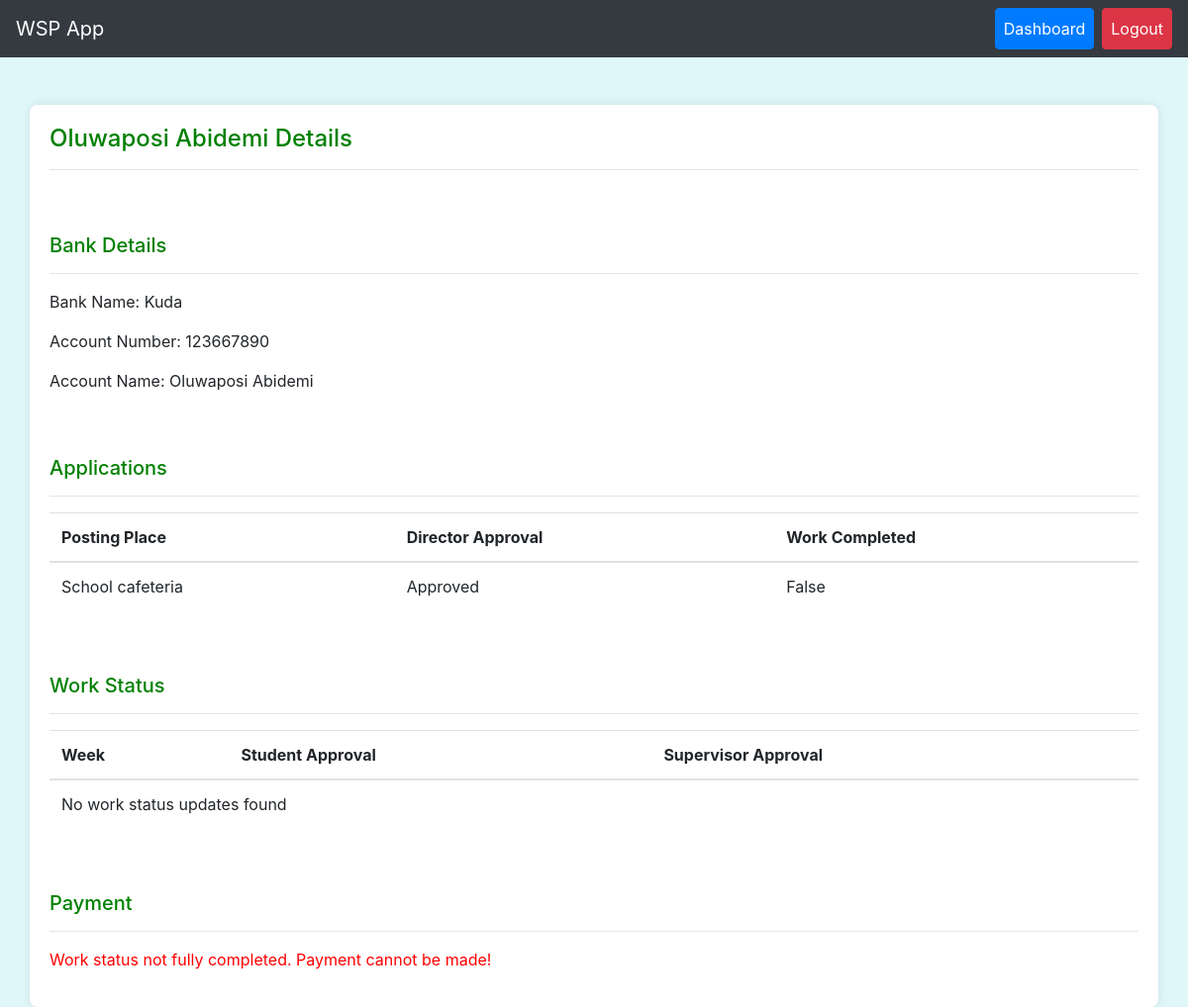
Page /student/3/ (signed in) on the earlier database version.
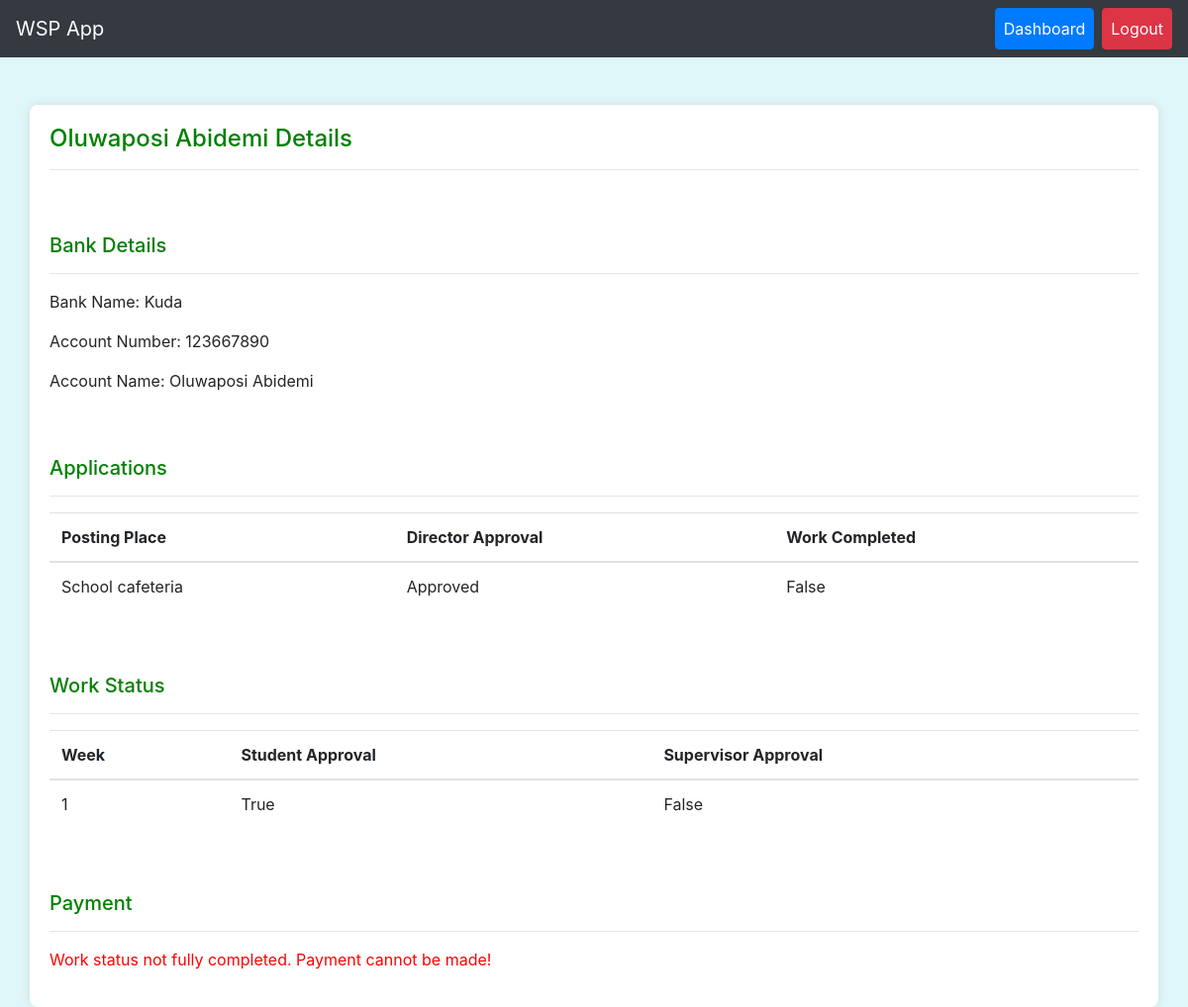
Same page on the later database version.
### workapp/models.py (models this page shows, shortened)
class User(AbstractUser):
    ROLE_CHOICES = (
        ('student', 'Student'),
        ('director', 'Director'),
        ('supervisor', 'Supervisor'),
    )
    role = models.CharField(max_length=10, choices=ROLE_CHOICES)
    matric_number = models.CharField(max_length=20, null=True, blank=True, unique=True)
    email = models.EmailField(null=True, blank=True)
    department = models.CharField(max_length=100, null=True, blank=True)
    faculty = models.CharField(max_length=100, null=True, blank=True, default='Science')
    specialization = models.CharField(max_length=100, null=True, blank=True)
    first_name = models.CharField(max_length=100)
    last_name = models.CharField(max_length=100)
    phone_number = models.CharField(max_length=12, null=True, blank=True, default='08012345678')
    contact_address = models.TextField(null=True, blank=True, default='Ogun State')
    date_of_birth = models.DateField(null=True, blank=True)
    GENDER_CHOICES = [
        ('M', 'Male'),
        ('F', 'Female')
    ]
    gender = models.CharField(max_length=1, choices=GENDER_CHOICES, null=True, blank=True)
    registration_date = models.DateField(default=date.today)

class BankDetails(models.Model):
    user = models.OneToOneField(User, on_delete=models.CASCADE)
    bank_name = models.CharField(max_length=100)
    account_number = models.CharField(max_length=20)
    account_name = models.CharField(max_length=100)
    def __str__(self):
        return f"Bank Details for {self.user.username}: {self.bank_name}, \
        {self.account_number}, {self.account_name}"

class StudentApplication(models.Model):
    student = models.ForeignKey(User, on_delete=models.CASCADE, related_name='applications', null=True)
    posting_place = models.ForeignKey(PostingPlace, on_delete=models.CASCADE)
    STATUS_CHOICES = [
        ('pending', 'Pending'),
        ('approved', 'Approved'),
        ('rejected', 'Rejected'),
    ]
    status = models.CharField(max_length=10, choices=STATUS_CHOICES, default='pending')
    director_approval = models.BooleanField(default=False)
    work_completed = models.BooleanField(default=False, null=True, blank=True)
    payment_status = models.BooleanField(default=False, null=True, blank=True)
    start_date = models.DateField(null=True, blank=True)
    end_date = models.DateField(null=True, blank=True)
    student_photo = models.ImageField(upload_to='student_photos/', default=default_student_photo, null=True, blank=True)
    hod_recommendation_signature = models.FileField(upload_to='hod_signatures/', default=default_hod_signature, null=True, blank=True)
    room_number = models.CharField(max_length=10, null=True, blank=True)
    cgpa = models.DecimalField(max_digits=4, decimal_places=2, null=True, blank=True)
    reason_for_desiring_to_work = models.TextField(null=True, blank=True)
    signature = models.FileField(upload_to='signatures/', default=default_signature, null=True, blank=True)
    area_of_interest = models.CharField(max_length=255, null=True, blank=True)
    date_signed = models.DateField(null=True, blank=True)

class PostingPlace(models.Model):
    name = models.CharField(max_length=100)
    location = models.CharField(max_length=100, null=True, blank=True)
    supervisor = models.ForeignKey(User, on_delete=models.CASCADE, related_name='supervised_places', null=True, blank=True)

class WorkStatus(models.Model):
    application = models.ForeignKey(StudentApplication, on_delete=models.CASCADE, related_name='work_statuses', null=True)
    week_number = models.IntegerField()
    student_checked = models.BooleanField(default=False)
    supervisor_checked = models.BooleanField(default=False)
    checked_date = models.DateTimeField(default=timezone.now)

### workapp/views.py (the view)
# urls.py: path('student/<int:pk>/', views.student_detail, name='student_detail'),
@login_required
def student_detail(request, pk):
    student = get_object_or_404(User, pk=pk, role='student')
    applications = StudentApplication.objects.filter(student=student)
    bank_details = BankDetails.objects.filter(user=student).first()
    work_statuses = WorkStatus.objects.filter(application__student=student)
    all_work_status_approved = all(ws.supervisor_checked for ws in work_statuses)
    latest_application = applications.latest('id') if applications.exists() else None
    try:
        bank_detail = BankDetails.objects.get(user=student)
        print(f" {student.username} bank details => {bank_detail}")
    except BankDetails.DoesNotExist:
        bank_detail = None
    context = {
        'student': student,
        'applications': applications,
        'bank_details': bank_details,
        'work_statuses': work_statuses,
        'all_work_status_approved': all_work_status_approved,
        'latest_application':latest_application,
        'bank_detail':bank_detail
    }
    return render(request, 'student_detail.html', context)

### workapp/templates/student_detail.html (shortened to what this page needs)
{% extends 'base.html' %}
{% block content %}
    <h4 style="color:green"> {{ student.first_name }} {{ student.last_name }} Details</h4><hr><br> <br>
    <h5 style="color:green">Bank Details</h5><hr>
    {% if bank_details %}
        <p>Bank Name: {{ bank_detail.bank_name }}</p>
        <p>Account Number: {{ bank_detail.account_number }}</p>
        <p>Account Name: {{ bank_detail.account_name }}</p>
    {% else %}
        <p>No bank details available.</p>
    {% endif %}
    <br> <br>
    <h5 style="color:green">Applications</h5> <hr>
    <table class="table">
        <thead>
            <tr>
                <th>Posting Place</th>
                <th>Director Approval</th>
                <th>Work Completed</th>
            </tr>
        </thead>
        <tbody>
            {% for application in applications %}
            <tr>
                <td>{{ application.posting_place.name }}</td>
                <td>{{ application.get_status_display }}</td>
                <td>{{ application.work_completed }}</td>
            </tr>
            {% empty %}
            <tr>
                <td colspan="3">No applications found</td>
            </tr>
            {% endfor %}
        </tbody>
    </table> <br> <br>
    <h5 style="color:green">Work Status</h5> <hr>
    <table class="table">
        <thead>
            <tr>
                <th>Week</th>
                <th>Student Approval</th>
                <th>Supervisor Approval</th>
            </tr>
        </thead>
        <tbody>
            {% for work_status in work_statuses %}
            <tr>
                <td>{{ work_status.week_number }}</td>
                <td>{{ work_status.student_checked }}</td>
                <td>{{ work_status.supervisor_checked }}</td>
            </tr>
            {% empty %}
            <tr>
                <td colspan="3">No work status updates found</td>
            </tr>
            {% endfor %}
        </tbody>
    </table>
    <br><br>
    <h5 style="color:green">Payment</h5> <hr>
    {% if latest_application.work_completed and not latest_application.payment_status %}
        <form method="post" action="{% url 'make_payment' student.id %}">
            {% csrf_token %}
            <button type="submit" class="btn btn-success">Make Payment</button>
        </form>
    {% elif latest_application.payment_status %}
        <p style="color:blue;">Payment already made.</p>
    {% else %}
        <p style="color:red;">Work status not fully completed. Payment cannot be made!</p>
    {% endif %}
{% endblock %}

### workapp/templates/base.html (shortened to what this page needs)
<!DOCTYPE html>
<html lang="en">
<head>
    {% load static %}
    <link href="https://stackpath.bootstrapcdn.com/bootstrap/4.5.2/css/bootstrap.min.css" rel="stylesheet">
</head>
<body>
        <nav class="navbar navbar-expand-lg navbar-info bg-dark" style="color: #fff;">
        <a class="navbar-brand" style="color: #fff;" href="#">WSP App</a>
        <div class="collapse navbar-collapse">
            <ul class="navbar-nav ml-auto">
                {% if user.is_authenticated %}
                    <li class="nav-item"><a style="color: #fff;" class="nav-link btn btn-primary" href="{% url 'dashboard' %}">Dashboard</a></li>
                    <li class="nav-item"><a style="color: #fff;" class="nav-link btn btn-danger ml-2" href="{% url 'logout' %}">Logout</a></li>
                {% endif %}
            </ul>
        </div>
    </nav>
    <div class="container mt-5">
        {% block content %}
        {% endblock %}
    </div>
</body>
</html>

### workapp/templates/base.html (style rules this page uses)
body { background-color: #e0f7fa; }
.container { background-color: white; padding: 20px; border-radius: 8px; box-shadow: 0px 0px 10px rgba(0, 0, 0, 0.1); }

Differences in the rows shown:
added WorkStatus: week_number "1", student_checked "True", supervisor_checked "False"
Other differences:
text no longer shown: "No work status updates found"
